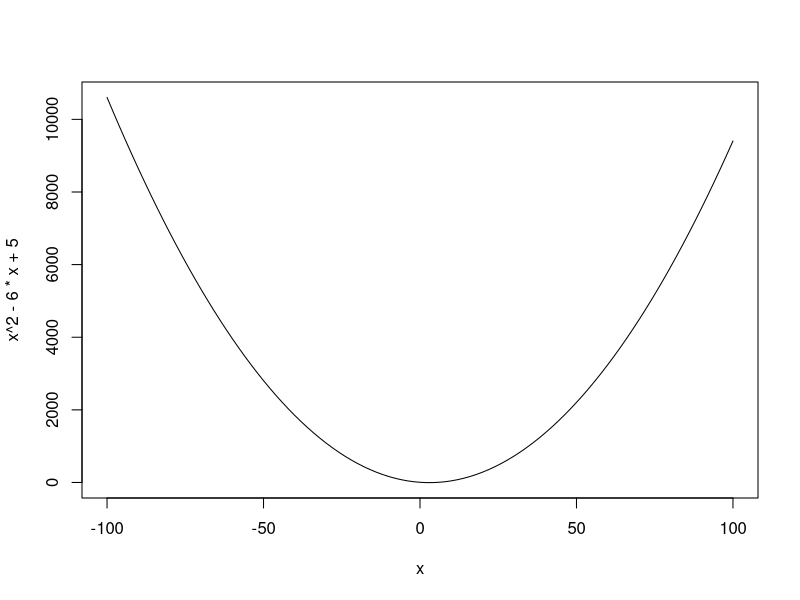
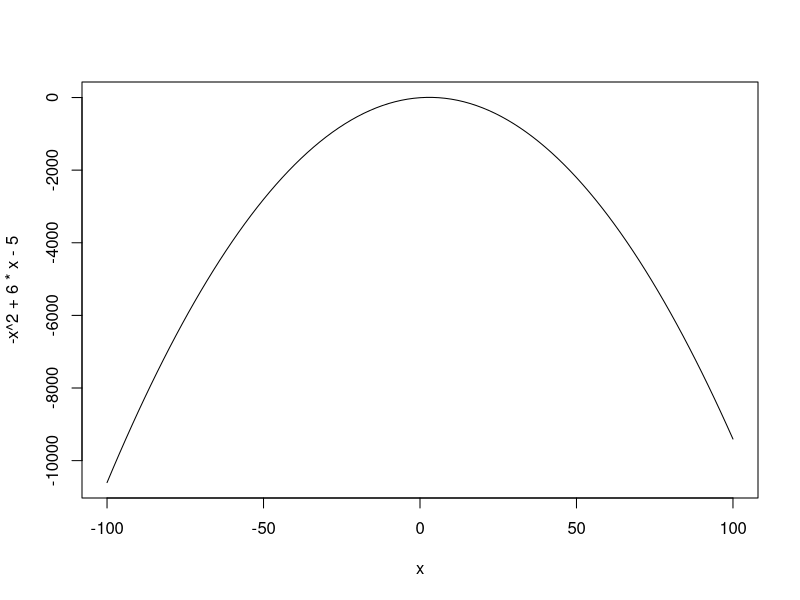
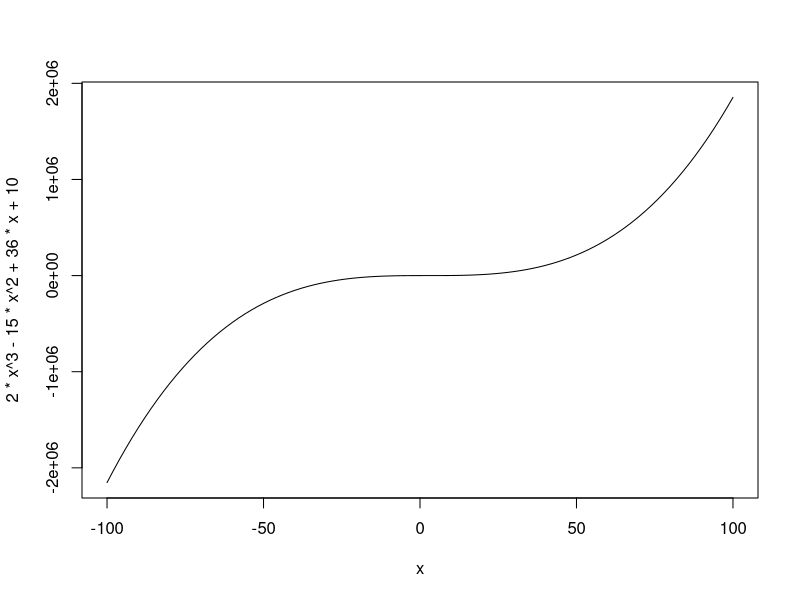
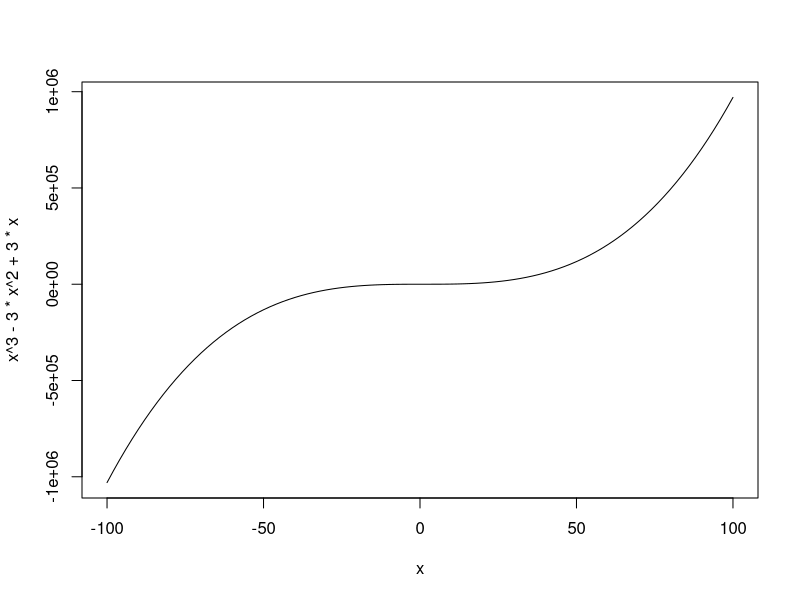
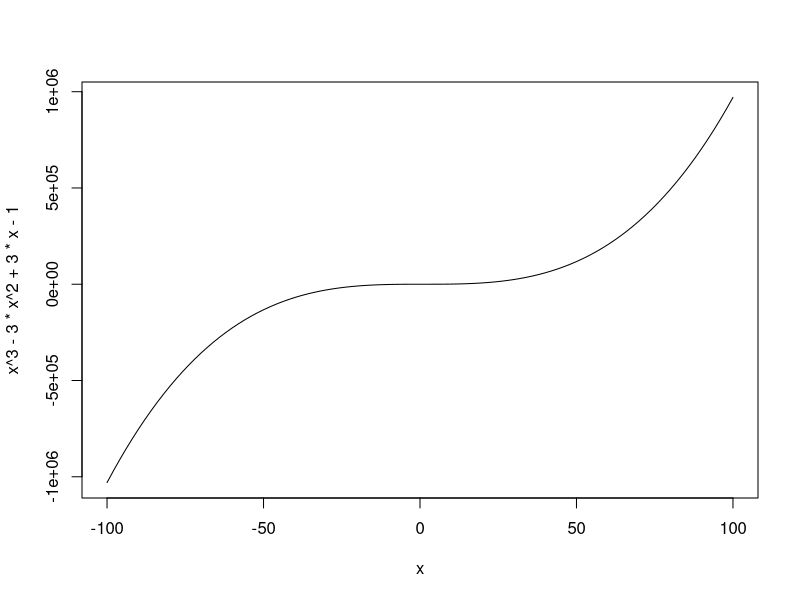
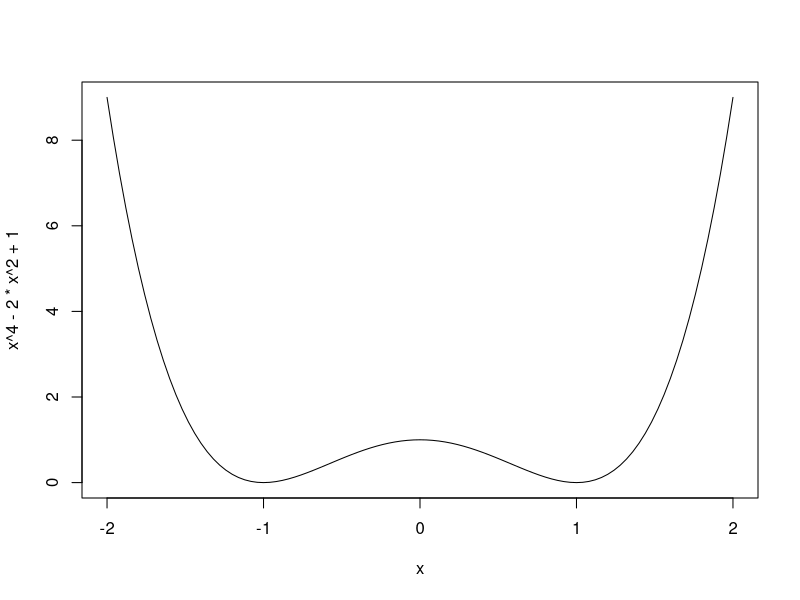
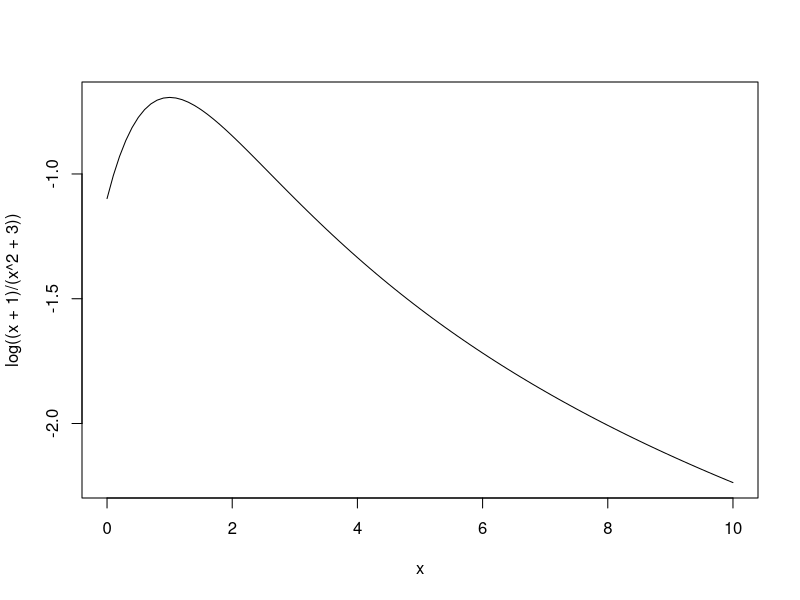
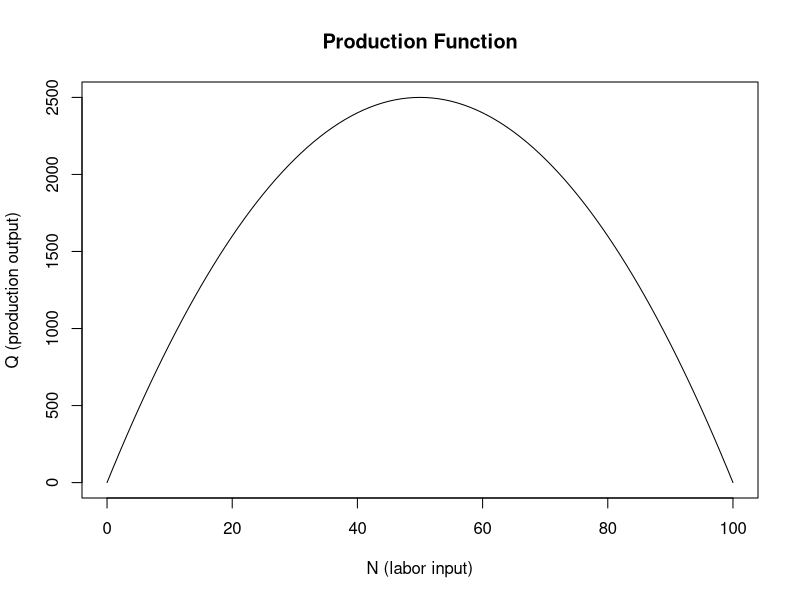

These charts were generated, in order, by the following R code:
## ---- chunk 1
knitr::opts_chunk$set(echo = TRUE)
## ---- chunk 2
curve(x^2 - 6*x + 5, -100,100)
## ---- chunk 3
curve(-x^2 + 6*x - 5, -100,100)
## ---- chunk 4
curve(2*x^3 - 15*x^2 + 36*x + 10, -100,100)
## ---- chunk 5
curve(x^3 -3*x^2 +3*x, -100,100)
## ---- chunk 6
curve(x^3 - 3*x^2 + 3*x - 1, -100,100)
## ---- chunk 7
curve(x^4 - 2*x^2 + 1, -2,2)
## ---- chunk 8
curve(log((x+1)/(x^2+3)), 0.0000001,10)
## ---- chunk 9
root <- polyroot(c(-15, -12, -10, 4, 1))
# The equation has 2 non-complex roots:
Re(root)[abs(Im(root)) < 1e-6]
## ---- chunk 10
curve(-x^2 + 100*x, from = 0, to = 100, xlab = 'N (labor input)', ylab = 'Q (production output)', main = 'Production Function')
## ---- chunk 11
# Total Cost
tc <- function(x) 10 + 26*x - 3.5*x^2 + (1/3)*x^3
x <- seq(1,16,.1)
plot(x, tc(x), type = 'l', xlab = 'Output (q)', ylab = 'Total Cost (TC)', main = 'Total Costs as a Function of Output', col = 'black')
## ---- chunk 12
atc <- function(x) (10/x) + 26 - 3.5*x + (1/3)*x^2
plot(x, atc(x), type = 'l', xlab = 'Output (q)', ylab = 'Average Total Cost (ATC)', main = 'Average Total Costs as a Function of Output', col = 'blue')

## ---- chunk 13
avc <- function(x) 26 - 3.5*x + (1/3)*x^2
plot(x, atc(x), type = 'l', xlab = 'Output (q)', ylab = 'Average Variable Cost (AVC)', main = 'Average Variable Costs as a Function of Output', col = 'red')
## ---- chunk 14
mc <- function(x) 26 - 7*x + x^2
plot(x, mc(x), type = 'l', xlab = 'Output (q)', ylab = 'Marginal Cost (MC)', main = 'Marginal Costs as a Function of Output', col = 'orange')
## ---- chunk 15
x <- seq(1,11,.1)
# Average Total Cost curve
plot(x, atc(x), type = "l", xlab = "Output (q)", ylab = "Cost", main = "Costs as a Function of Output", col = "blue")
par(new = TRUE)

# Average Variable Cost curve
plot(x, avc(x), type = "l", xaxt = "n", yaxt = "n", xlab = "", ylab = "", col = "red")
par(new = TRUE)

# Marginal Cost curve
plot(x, mc(x), type = "l", xaxt = "n", yaxt = "n", xlab = "", ylab = "", col = "orange")

# Add legend
legend("top", c("Average Total Cost", "Average Variable Cost", "Marginal Cost"), cex = 0.75, fill = c("blue", "red", "orange"))
